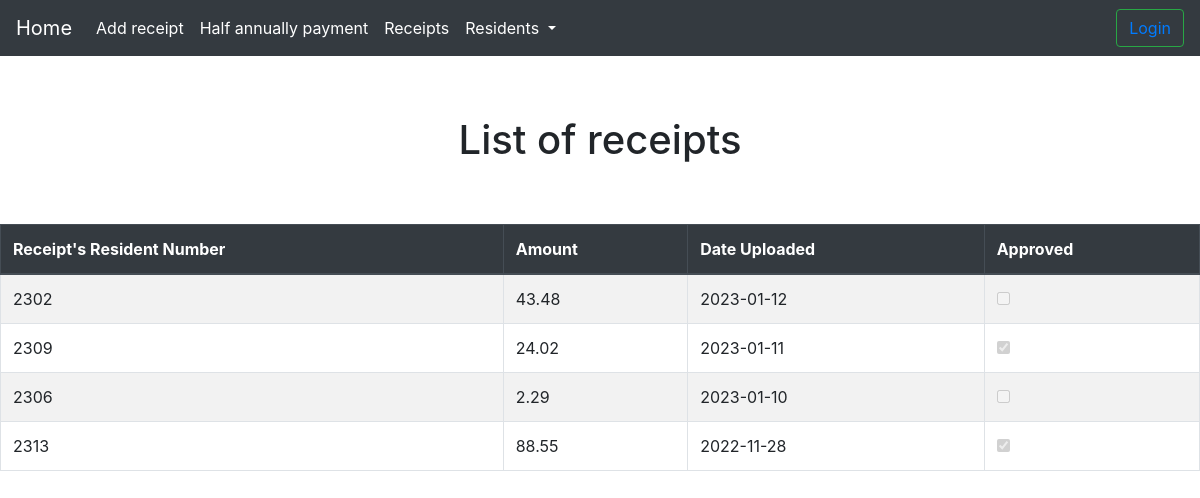
Page /receipts on the committed database.
### app.py (models this page shows, shortened)
class Receipts(db.Model):
    Receipt_ID = db.Column(db.Integer, primary_key=True)
    Receipts_Resident_Number = db.Column(db.Integer, unique=True, nullable=False)
    Amount = db.Column(db.Numeric(5, 2), unique=False, nullable=False)
    Date_Uploaded = db.Column(db.Date, unique=False, nullable=False)
    Approved = db.Column(db.Boolean, unique=False, nullable=False)

### app.py (the view)
@app.route("/receipts")
def receipts():
    receipts = Receipts.query.order_by(Receipts.Date_Uploaded.desc()).all()
    return render_template("receipts.html", receipts=receipts)

### templates/receipts.html (shortened to what this page needs)
{% extends "index.html" %}
{% block content %}
<div>
    <h1 style="text-align:center;margin:60px">List of receipts</h1>
    <div class="table-responsive">
        <table class="table table-striped table-hover table-bordered">
            <thead class="thead-dark">
            <tr>
                <th>Receipt's Resident Number</th>
                <th>Amount</th>
                <th>Date Uploaded</th>
                <th>Approved</th>
            </tr>
            </thead>
            <tbody>
            {% for receipt in receipts %}
                <tr>
                    <td>{{ receipt.Receipts_Resident_Number }}</td>
                    <td>{{ receipt.Amount }}</td>
                    <td>{{ receipt.Date_Uploaded }}</td>
                    <td><input type="checkbox" id="ID{{ receipt.Receipt_ID }}"{% if receipt.Approved %} checked {% endif %} disabled></td>
                </tr>
            {% endfor %}
            </tbody>
        </table>
    </div>
</div>
{% endblock %}

### templates/index.html (shortened to what this page needs)
<!DOCTYPE html>
<html lang="en">
<head>
    <link rel="stylesheet" href="{{url_for('static',filename='css/test.css')}}">
    <link rel="stylesheet" href="https://cdn.jsdelivr.net/npm/bootstrap@4.3.1/dist/css/bootstrap.min.css">
    <nav class="navbar navbar-expand-lg navbar-dark bg-dark">
        <a class="navbar-brand" href="/">Home</a>
        <div class="collapse navbar-collapse" id="navbarSupportedContent">
            <ul class="navbar-nav mr-auto">
                <li class="nav-item">
                    <a class="nav-link active li" href="add_receipt">Add receipt<span class="sr-only">(current)</span></a>
                </li>
                <li class="nav-item">
                    <a class="nav-link active" href="half_annually_payment">Half annually payment</a>
                </li>
                <li class="nav-item">
                    <a class="nav-link active" href="receipts">Receipts<span class="sr-only">(current)</span></a>
                </li>
                <li class="nav-item dropdown">
                    <a class="nav-link dropdown-toggle active" method="post" href="#" id="navbarDropdown" role="button" data-toggle="dropdown" aria-haspopup="true" aria-expanded="false">
                        Residents
                    </a>
                </li>
            </ul>
                <button class="nav-item btn btn-outline-success my-2 my-sm-0" href="login">
                    <a class="" href="login">Login</a>
                </button>
        </div>
    </nav>
</head>
<body>
    {% block content %}{% endblock %}
</body>
</html>

### static/css/test.css (style rules this page uses)
body { margin: 0; padding: 0; background-color: #17a2b8; height: 100vh; }

### rows in the picture
Receipts: Receipts_Resident_Number "2302", Amount "43.48", Date_Uploaded "2023-01-12"
Receipts: Receipts_Resident_Number "2309", Amount "24.02", Date_Uploaded "2023-01-11", Approved "☑"
Receipts: Receipts_Resident_Number "2306", Amount "2.29", Date_Uploaded "2023-01-10"
Receipts: Receipts_Resident_Number "2313", Amount "88.55", Date_Uploaded "2022-11-28", Approved "☑"
